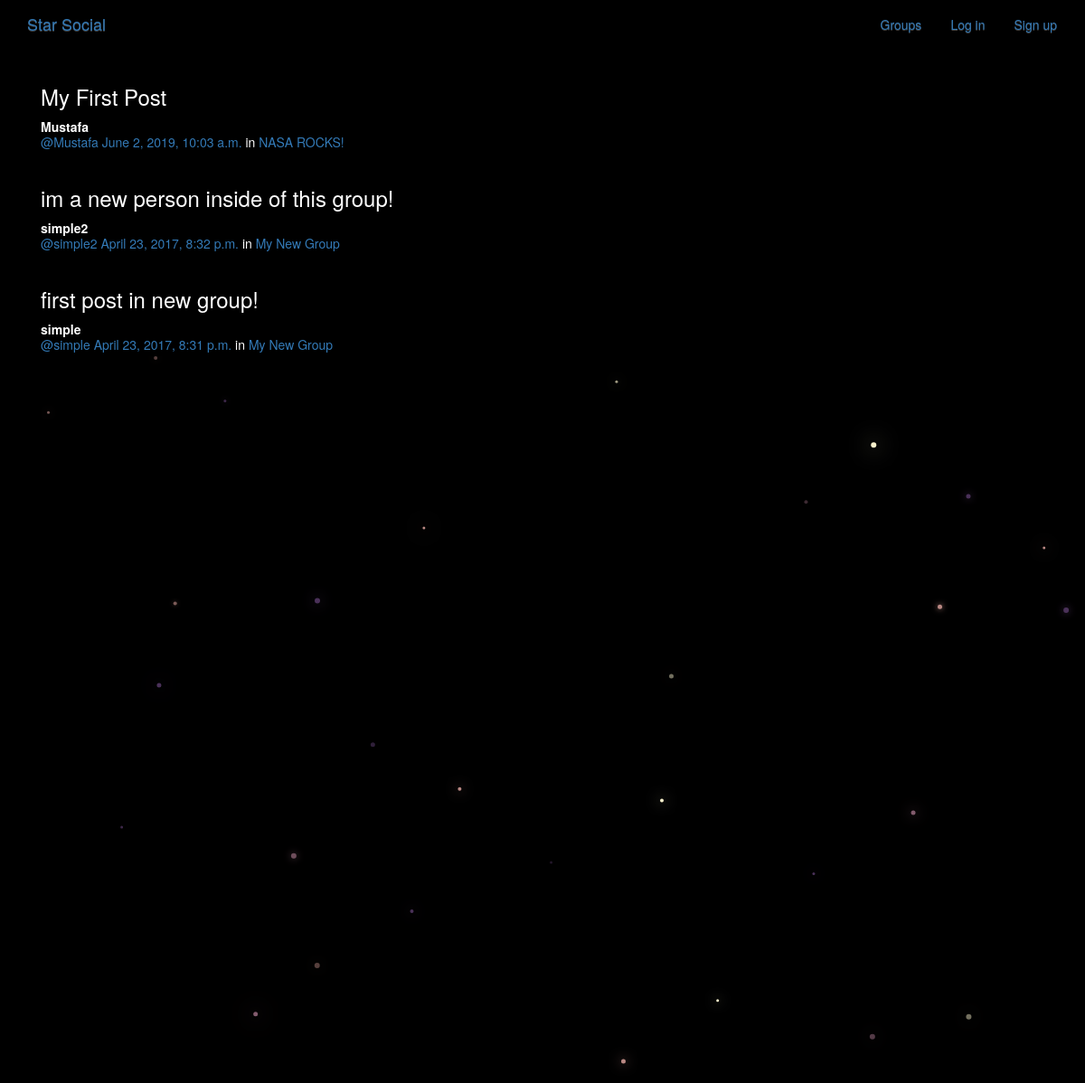
/posts/, run on the app's committed database.
### posts/models.py (models this page shows, shortened)
class Post(models.Model):
    user = models.ForeignKey(User, related_name="posts", on_delete = models.CASCADE)
    created_at = models.DateTimeField(auto_now=True)
    message = models.TextField()
    message_html = models.TextField(editable=False)
    group = models.ForeignKey(Group, related_name="posts",null=True, blank=True, on_delete = models.CASCADE)
    class Meta:
        ordering = ["-created_at"]
        unique_together = ["user", "message"]

### groups/models.py (models this page shows, shortened)
class Group(models.Model):
    name = models.CharField(max_length=255, unique=True)
    slug = models.SlugField(allow_unicode=True, unique=True)
    description = models.TextField(blank=True, default='')
    description_html = models.TextField(editable=False, default='', blank=True)
    members = models.ManyToManyField(User,through="GroupMember")
    class Meta:
        ordering = ["name"]

### posts/views.py (the view)
class PostList(SelectRelatedMixin, generic.ListView):
    model = models.Post
    select_related = ("user", "group")

### posts/templates/posts/post_list.html (shortened to what this page needs)
{% extends "posts/post_base.html" %}
{% load humanize %}
{% block post_content %}
<div class="col-md-8">
	{% for post in post_list %}
  {% include "posts/_post.html" %}
	{% endfor %}
</div>
{% endblock %}

### posts/templates/posts/_post.html (shortened to what this page needs)
<div class="post media">
	<h3>{{ post.message_html|safe }}</h3>
	<div class="media-body">
		<strong>{{ post.user.username }}</strong>
		<h5 class="media-heading">
			<span class="username"><a href="{% url 'posts:for_user' username=post.user.username %}">@{{ post.user.username }}</a></span>
			<time class="time"><a href="{% url 'posts:single' username=post.user.username pk=post.pk %}">{{ post.created_at }}</a></time>
			{% if post.group %}
			<span class="group-name">in <a href="#">{{ post.group.name }}</a></span>
			{% endif %}
		</h5>
	</div>
</div>

### static/simplesocial/css/master.css (style rules this page uses)
body { margin: 0; overflow: hidden; background-color: black; color:white; }

### data on the page
Post: message_html "My First Post", user.username "Mustafa", created_at "June 2, 2019, 10:03 a.m.", group.name "NASA ROCKS!"
Post: message_html "im a new person inside of this group!", user.username "simple2", created_at "April 23, 2017, 8:32 p.m.", group.name "My New Group"
Post: message_html "first post in new group!", user.username "simple", created_at "April 23, 2017, 8:31 p.m.", group.name "My New Group"
